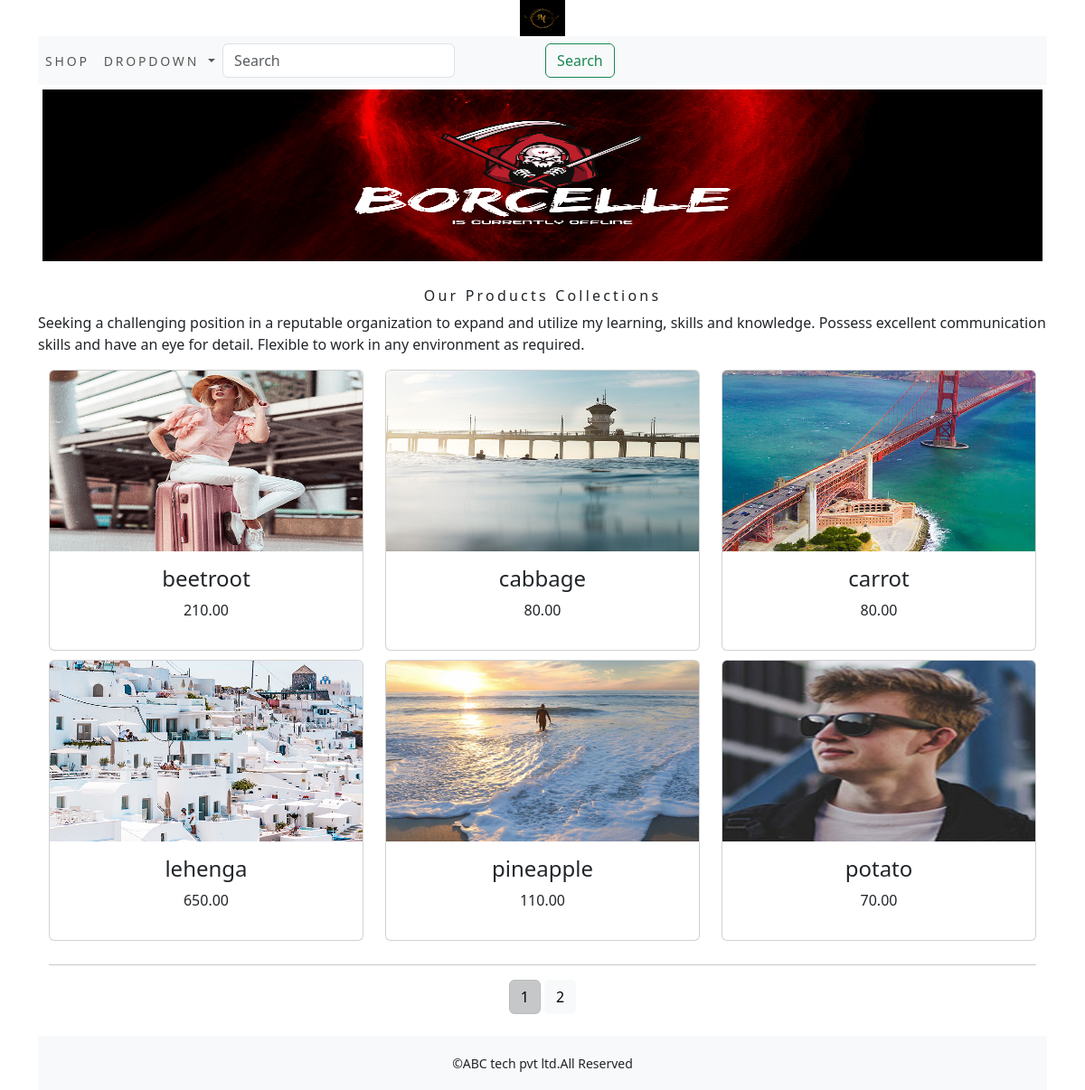
The app's page /shop/ with its own data.
### shop/models.py (models this page shows, shortened)
class Product(models.Model):
    name=models.CharField(max_length=250,unique=True)
    slug=models.SlugField(max_length=250,unique=True)
    description=models.TextField(blank=True)
    price=models.DecimalField(max_digits=10,decimal_places=2)
    category=models.ForeignKey(Category,on_delete=models.CASCADE)
    image = models.ImageField(upload_to='product', blank=True)
    stock=models.IntegerField()
    available=models.BooleanField(default=True)
    created=models.DateTimeField(auto_now_add=True)
    update=models.DateField(auto_now_add=True)
    def get_url(self):
        return reverse('shop:proCatdetail',args=[self.category.slug,self.slug])
    class Meta:
        ordering = ('name',)
        verbose_name = 'product'
        verbose_name_plural = 'products'

### shop/views.py (the view)
# urls.py: path('',views.allProdCat,name='allProdCat'),
def allProdCat(request,c_slug=None):
    c_page=None
    products_list=None
    if c_slug!=None:
        c_page=get_object_or_404(Category,slug=c_slug)
        products_list=Product.objects.all().filter(category=c_page,available=True)
    else:
        products_list=Product.objects.all().filter(available=True)
    paginator=Paginator(products_list,6)
    try:
            page=int(request.GET.get('page','1'))
    except:
            page=1
    try:
            products=paginator.page(page)
    except (EmptyPage,InvalidPage):
            products=paginator.page(paginator.num_pages)
    return render(request,"category.html",{'category':c_page,'products':products})

### cart/context_processors.py (called while the page is built)
def counter(request):
    item_count = 0
    if 'admin' in request.path:
        return {}
    else:
        try:
            cart = Cart.objects.filter(cart_id=_cart_id(request))
            car_items = CartItem.objects.all().filter(cart=cart[:1])
            for cart_item in car_items:
                item_count += cart_item.quantity
        except Cart.DoesNotExist:
            item_count = 0
    return dict(item_count=item_count)

### cart/views.py (called while the page is built)
def _cart_id(request):
    cart = request.session.session_key
    if not cart:
        cart = request.session.create()
    return cart

### shop/context_processors.py (called while the page is built)
def menu_links(request):
    links=Category.objects.all()
    return dict(links=links)

### shop/models.py (called while the page is built)
    def get_url(self):
        return reverse('shop:products_by_category',args=[self.slug])

### shop/templates/category.html (shortened to what this page needs)
{% extends 'base.html' %}
{% load static %}
{% block content %}
<div class="mx_auto">
    {% if category %}
    <img class="my_image" src="{{category.image.url}}" alt="{{category.name}}">
</div>
<br>
<div>
       <h1 class="text-center my_title">{{category.name}}</h1>
       <p class="text-justify">{{category.description}}</p>
</div>
     {% else %}
<div>
    <img class="my_image my_image_padding" style="width:100%; height:200px;" src="{% static 'img/banner.png' %}" alt="our products">
</div>
<br>
<div>
    <h1 class="text-center my_title">Our Products Collections</h1>
    <p class="text-justify" >Seeking a challenging position in a reputable
   organization to expand and utilize my learning, skills
   and knowledge. Possess excellent communication skills
   and have an eye for detail. Flexible to work in any
   environment as required.</p>
</div>
       {% endif %}
<div class="container">
    <div class="row mx_auto">
        {% for product in products.object_list %}
        <div class="my_bottom_margin col-9 col-sm-12  col-md-4 xol-lg-4">
            <div class="card text-center" style="min-width:18rem;">
                <a href="{{product.get_url}}"><img class="card-img-top my_image" style="width:100%; height:200px;" src="{{product.image.url}}" alt="{{product.name}}"></a>
            <div class="card-body">
               <h4>{{product.name}}</h4>
                <p>{{product.price}}</p>
            </div>
            </div>
        </div>
        {% endfor %}
    </div>
    <div class="mx-auto">
        {% if products.paginator.num_pages > 1 %}
       <hr>
        <div class="text-center">
            {% for pg in products.paginator.page_range %}
              <a href="?page={{pg}}"  class="btn btn-light btn-sn {% if products.number == pg %} active {% endif %}">{{pg}}</a>
            {% endfor %}
        </div>
         {% endif %}
    </div>
    <br>
</div>
{% endblock %}

### shop/templates/base.html (shortened to what this page needs)
{% load static %}
<!DOCTYPE html>
<html lang="en">
<head>
     <link rel="stylesheet" href="{% static 'css/custom.css' %}">
<link href="https://cdn.jsdelivr.net/npm/bootstrap@5.3.0/dist/css/bootstrap.min.css" rel="stylesheet">
</head>
<body>
<div class="container">
{% include 'header.html' %}
{% include 'nav.html' %}
{% block content %}
{% endblock %}
</div>
{% include 'footer.html' %}
</body>
</html>

### shop/templates/header.html
{% load static %}
<header>
  <center>
    <a href="{% url 'shop:allProdCat' %}"> <img style="width:50px; height:40px;" src="{% static 'img/logo.png' %}" alt="logimage">
  </center>
</header>

### shop/templates/nav.html (shortened to what this page needs)
<nav class="navbar navbar-expand-lg navbar-light bg-light">
  <div class="container_fluid">
  <div class="collapse navbar-collapse" id="navbarSupportedContent">
    <ul class="navbar-nav mr-auto">
      <li class="nav-item">
        <a class="nav-link" href="#">Shop</a>
      </li>
      <li class="nav-item dropdown {% if 'shop' in request.path %} active {% endif %}">
        <a class="nav-link dropdown-toggle" href="#" id="navbarDropdown" role="button" data-toggle="dropdown" aria-haspopup="true" aria-expanded="false">
          Dropdown
        </a>
      </li>
    </ul>
      <form class="d-flex" action="{% url 'search_app:SearchResult' %}" method="get">
      <input class="form-control mr-sm-2" name="q" style="margin-right:100px;" type="search" placeholder="Search" aria-label="Search">
      <button class="btn btn-outline-success my-2 my-sm-0" style="margin-right:300px;" type="submit">Search</button>
    </form>
  </div>
  </div>
</nav>

### shop/templates/footer.html
<div class="footer navbar-fixed-bottom my_footer">
  <p class="text-center">&copy;ABC tech pvt ltd.All Reserved</p>
</div>

### shop/static/css/custom.css (style rules this page uses)
body { font-family: 'Roboto' , sans-serif; }
.nav-item { letter-spacing : .2em; font-size : 14px; text-transform :uppercase; }
.my_footer { background-color:#f8f9fa; height:60px; }
.my_footer p { padding-top:20px; font-size:14px; }
.my_image { width:20px; height:20px; }
.my_title { font-size:16px; text_transform:uppercase; letter-spacing:.2em; }
.my_image_padding { padding:5px; }
.my_bottom_margin { margin-bottom:10px; }

### records on screen
Product: image (picture), name "beetroot", price "210.00"
Product: image (picture), name "cabbage", price "80.00"
Product: image (picture), name "carrot", price "80.00"
Product: image (picture), name "lehenga", price "650.00"
Product: image (picture), name "pineapple", price "110.00"
Product: image (picture), name "potato", price "70.00"

### other values on screen
{{ pg }} "1" "2"
